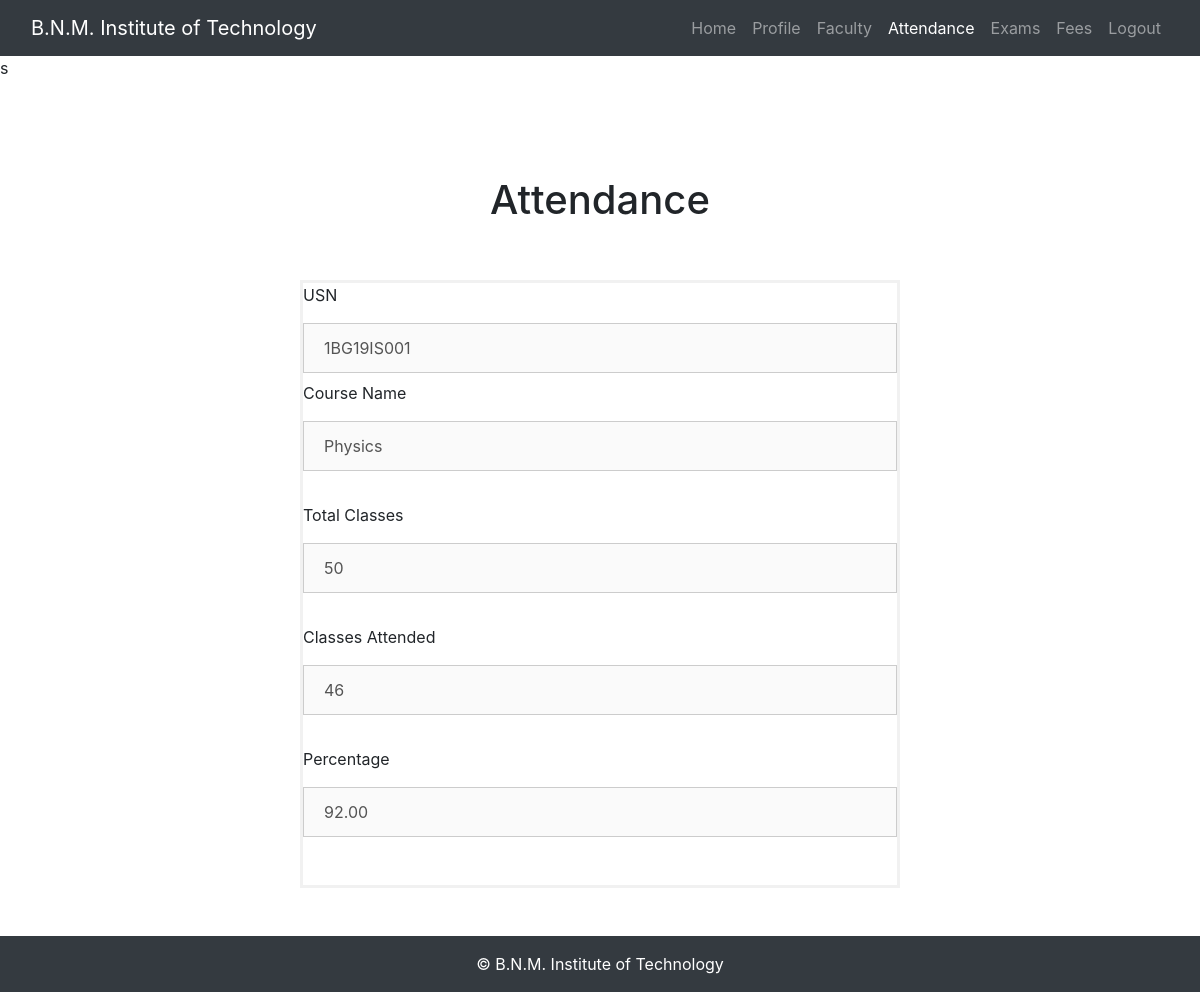
The app's page /loggedattend.php (signed in) with its own data.
### tables this page shows
CREATE TABLE `uattendance` (
  `id` int(255) NOT NULL,
  `USN` varchar(10) NOT NULL,
  `Course_Name` varchar(255) NOT NULL,
  `Total_Classes` int(3) NOT NULL,
  `Classes_Attended` int(3) NOT NULL,
  `Percentage` decimal(5,2) NOT NULL
);

### loggedattend.php (the view, shortened to what this page needs)
<!DOCTYPE HTML>
<html>
<head>
<link href="style.css" rel="stylesheet">
  <link rel="stylesheet" href="https://maxcdn.bootstrapcdn.com/bootstrap/4.5.2/css/bootstrap.min.css">
</head>
<body>
  <nav class="navbar navbar-expand-lg navbar-dark bg-dark">
  <div class="container-fluid">
    <a class="navbar-brand" href="#">B.N.M. Institute of Technology</a>
    <div class="collapse navbar-collapse" id="navbarSupportedContent">
      <ul class="navbar-nav ml-auto mb-2 mb-lg-0">
        <li class="nav-item">
          <a class="nav-link" href="studentindex.php">Home</a>
        </li>
        <li class="nav-item">
          <a class="nav-link "  href="loggedstud.php">Profile</a>
        </li>
        <li class="nav-item">
          <a class="nav-link"  href="facultiespstud.php">Faculty</a>
        </li>
        <li class="nav-item">
          <a class="nav-link active" aria-current="page" href="loggedattend.php">Attendance</a>
        </li>
        <li class="nav-item">
          <a class="nav-link" href="examspstud.php">Exams</a>
        </li>
        <li class="nav-item">
          <a class="nav-link" href="loggedfees.php">Fees</a>
        </li>
        <li class="nav-item">
          <a class="nav-link" href="logout.php">Logout</a>
        </li>
      </ul>
    </div>
  </div>
</nav>
<?php
include 'connect.php';
$usn = $_SESSION['user'];
$usn = mysqli_real_escape_string($con, $usn);
$query = " SELECT * from uattendance where USN='$usn' ";
$res = mysqli_query($con, $query) or die('SQL Error: ' .mysqli_error($con));
$row = mysqli_fetch_array($res);
?>
<section class="my-5">
  <div class="py-5">
    <h1 class="text-center">Attendance
    </h1>
  </div>
  <div class="w-50 m-auto">
    <form action="profile.php" method="post">
      <div class="form-group">
<form action="/action_page.php">
  <label for="fname">USN</label><br>
  <input type="text" id="fname" name="usn" value="<?php echo "$row[1]"; ?>" disabled><br>
  <label for="lname">Course Name</label><br>
  <input type="text" id="lname" name="name" value="<?php echo "$row[2]"; ?>" disabled><br><br>
  <label for="lname">Total Classes</label><br>
  <input type="text" id="lname" name="branch" value="<?php echo "$row[3]"; ?>" disabled><br><br>
  <label for="lname">Classes Attended</label><br>
  <input type="text" id="lname" name="sem" value="<?php echo "$row[4]"; ?>" disabled><br><br>
  <label for="lname">Percentage</label><br>
  <input type="text" id="lname" name="mob" value="<?php echo "$row[5]"; ?>" disabled><br><br>
</form>
</div>
</form>
</div>
</section>
<footer>
  <p class="p-3 bg-dark text-white text-center"> © B.N.M. Institute of Technology
  </p>
</footer>
</body>
</html>

### style.css (style rules this page uses)
form { border: 3px solid #f1f1f1; }
input[type=text], input[type=password] { width: 100%; padding: 12px 20px; margin: 8px 0; display: inline-block; border: 1px solid #ccc; box-sizing: border-box; }

### records on screen
uattendance: usn "1BG19IS001", name "Physics", branch "50", sem "46", mob "92.00"
